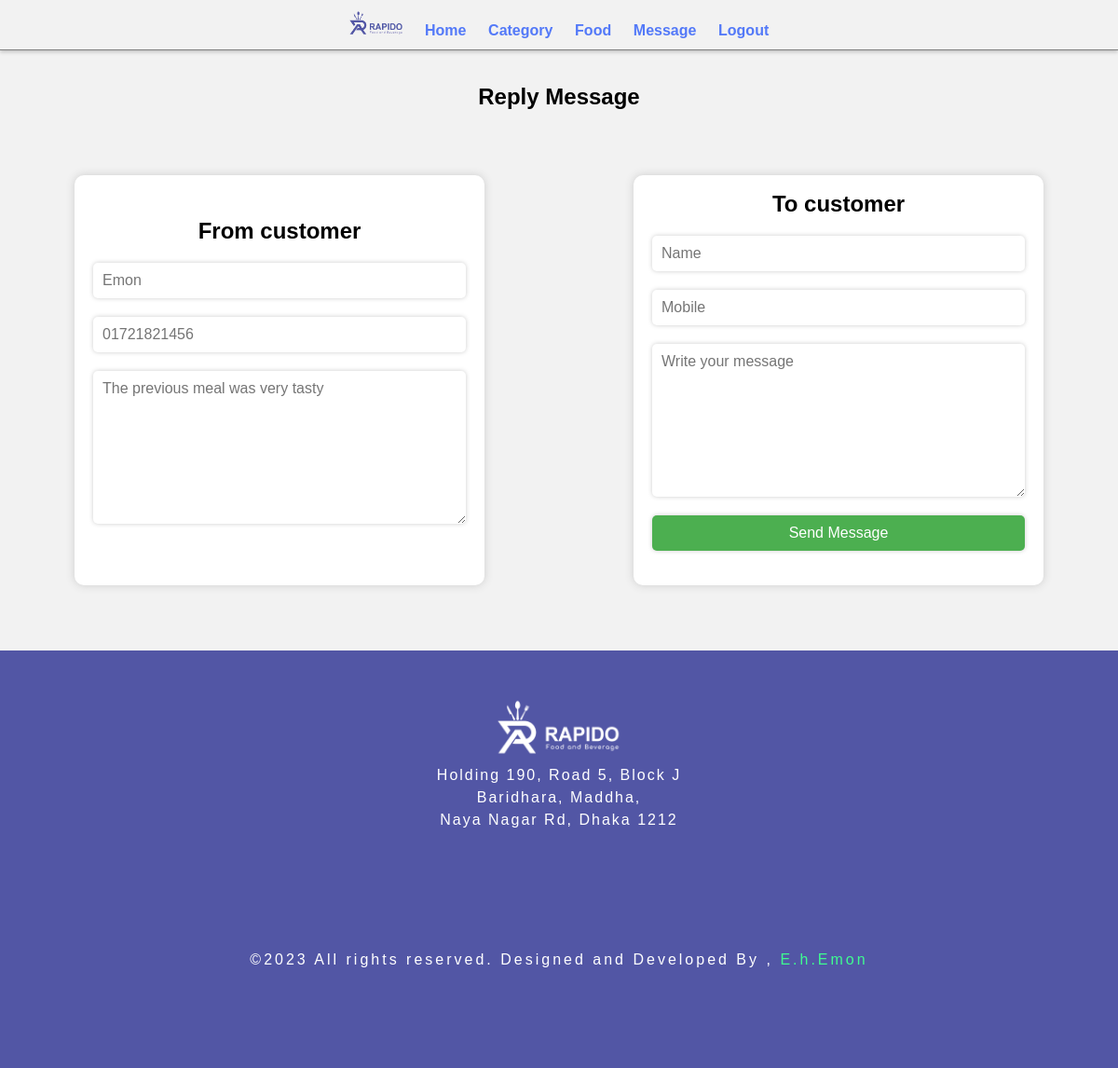
Page /admin/replyMessage.php?user_id=25 (signed in) on the committed database.
### tables this page shows
CREATE TABLE `contact_us` (
  `id` int(11) NOT NULL AUTO_INCREMENT,
  `user_name` varchar(255) DEFAULT NULL,
  `from_customer` varchar(100) DEFAULT NULL,
  `mobile_num` varchar(50) DEFAULT NULL,
  `message` varchar(255) DEFAULT NULL,
  `status` varchar(100) DEFAULT NULL,
  PRIMARY KEY (`id`)
);

### admin/replyMessage.php (the view, shortened to what this page needs)
<?php include('partials/menu.php');
include_once("../smtp_stable/class.smtp.php");
if(isset($_GET['user_id'])){
    $user_id= $_GET['user_id'];
}
?>
        <br><br>
        <h1 class="text-center">Reply Message</h1>
                <?php
                    $sql = "SELECT * FROM `contact_us` WHERE `id`='$user_id'";
                    $res = mysqli_query($conn, $sql) or die();
                    $data = mysqli_num_rows($res);
                    if ($data > 0){
                        while ($row = mysqli_fetch_assoc($res)) {
                            $user_name= $row['user_name'];
                            $mobile_num= $row['mobile_num'];
                            $message= $row['message'];
                        }
                        ?>
                <div class="container">
                    <div class="login-box">
                        <h1>From customer</h1>
                        <form>
                            <input type="text" placeholder="<?php echo $user_name ;?>" readonly>
                            <input type="text" placeholder="<?php echo $mobile_num ;?>" readonly>
                            <textarea id="message" name="message" rows="8" cols="70" placeholder="<?php echo $message ;?>" readonly></textarea>
                        </form>
                    </div>
                    <div class="login-box">
                        <h1>To customer</h1>
                        <form method="post" id="send-email-form" >
                            <input type="text" name="admin_name" placeholder="Name">
                            <input type="text" name="admin_mobile" placeholder="Mobile">
                            <textarea id="message" name="admin_message" rows="8" cols="70" placeholder="Write your message" ></textarea>
                            <input type="submit" name="email-send-form" value="Send Message">
                        </form>
                    </div>
                </div>
                <?php
                    }
                ?>
<?php include('partials/footer.php') ?>

### css/admin.css (style rules this page uses)
* { margin: 0; padding: 0; font-family: Arial, Helvetica, sans-serif; }
.text-center { text-align: center; }

### admin/partials/menu.php (style rules this page uses)
body { font-family: Arial, sans-serif; background-color: #f2f2f2; }
.container { display: flex; flex-wrap: wrap; justify-content: space-around; align-items: center; margin: 50px 0; }
.login-box { background-color: #fff; border-radius: 10px; padding: 20px; box-shadow: 0px 0px 10px #ccc; margin: 20px; width: 400px; height: 400px; display: flex; flex-direction: column; justify-content: center; align-items: center; }
h1 { font-size: 24px; margin-bottom: 20px; }
input[type="text"], input[type="password"], input[type="submit"] ,textarea { width: 100%; padding: 10px; margin-bottom: 20px; border-radius: 5px; border: none; box-shadow: 0px 0px 5px #ccc; font-size: 16px; }
input[type="submit"] { background-color: #4CAF50; color: #fff; cursor: pointer; }

### rows in the picture
contact_us: user_name "Emon", mobile_num "01721821456", message "The previous meal was very tasty"
